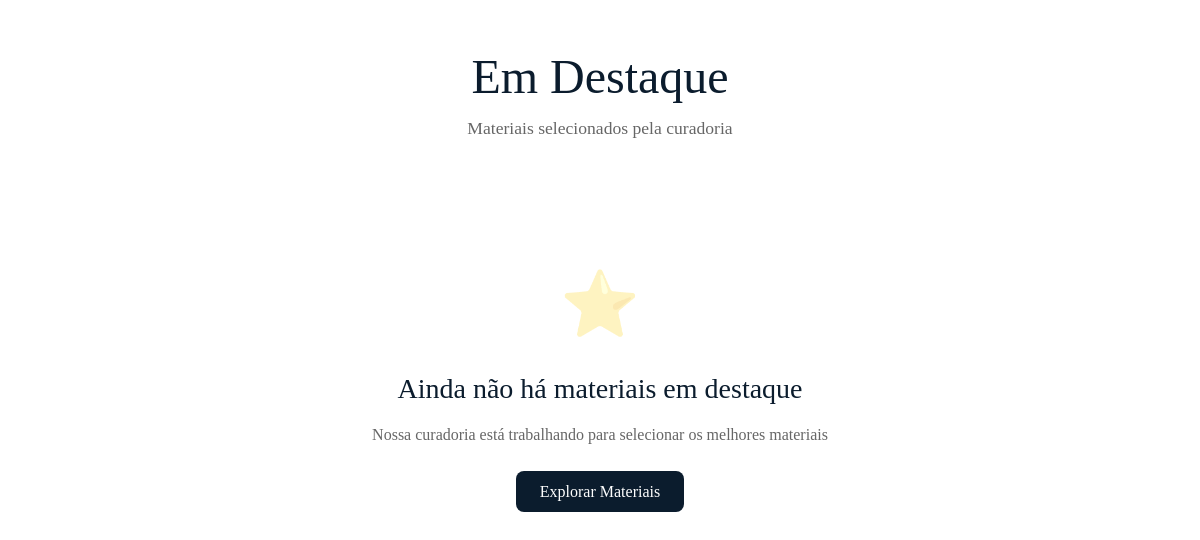
The page /destaque/ (signed in) on the database as committed earlier.
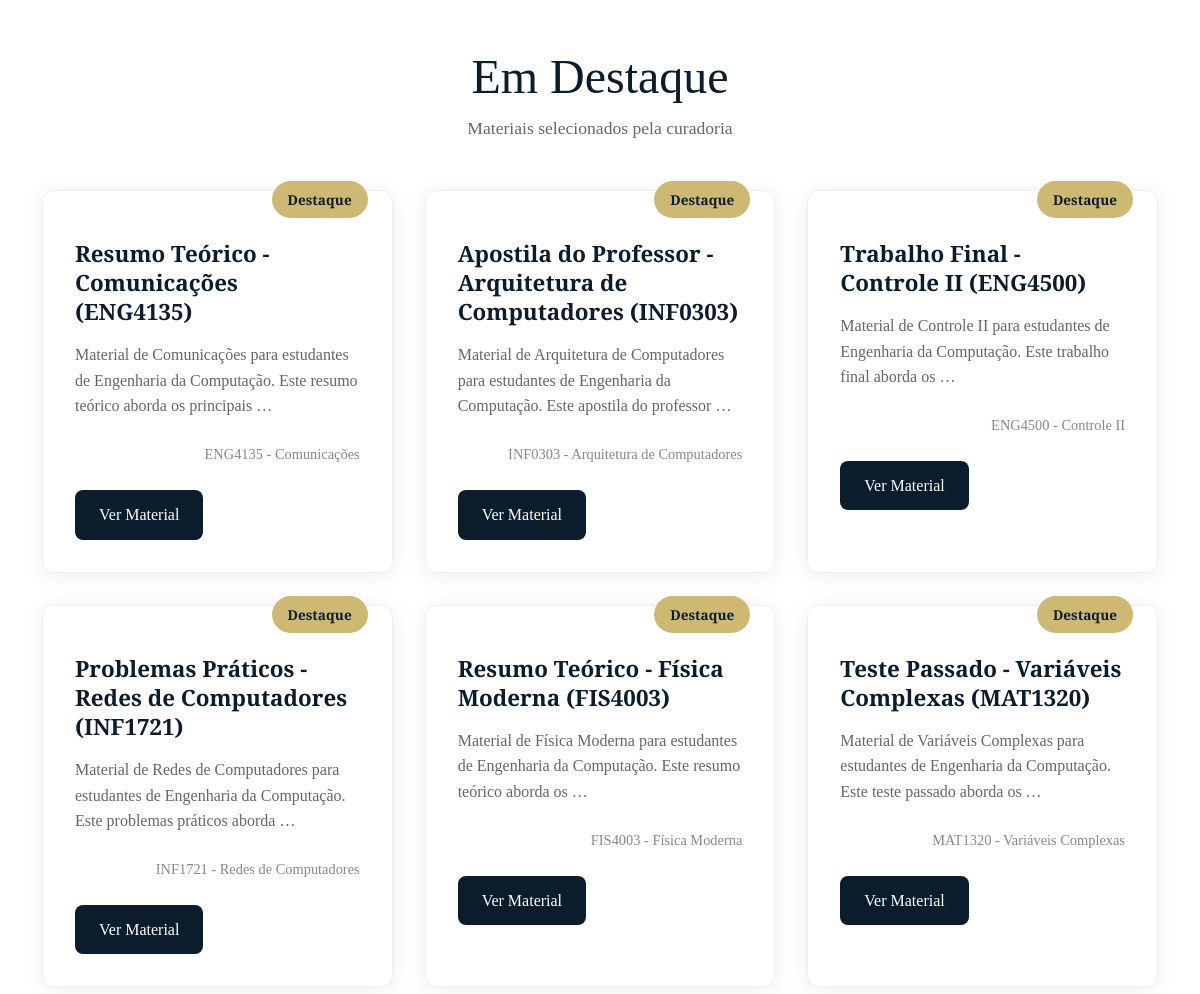
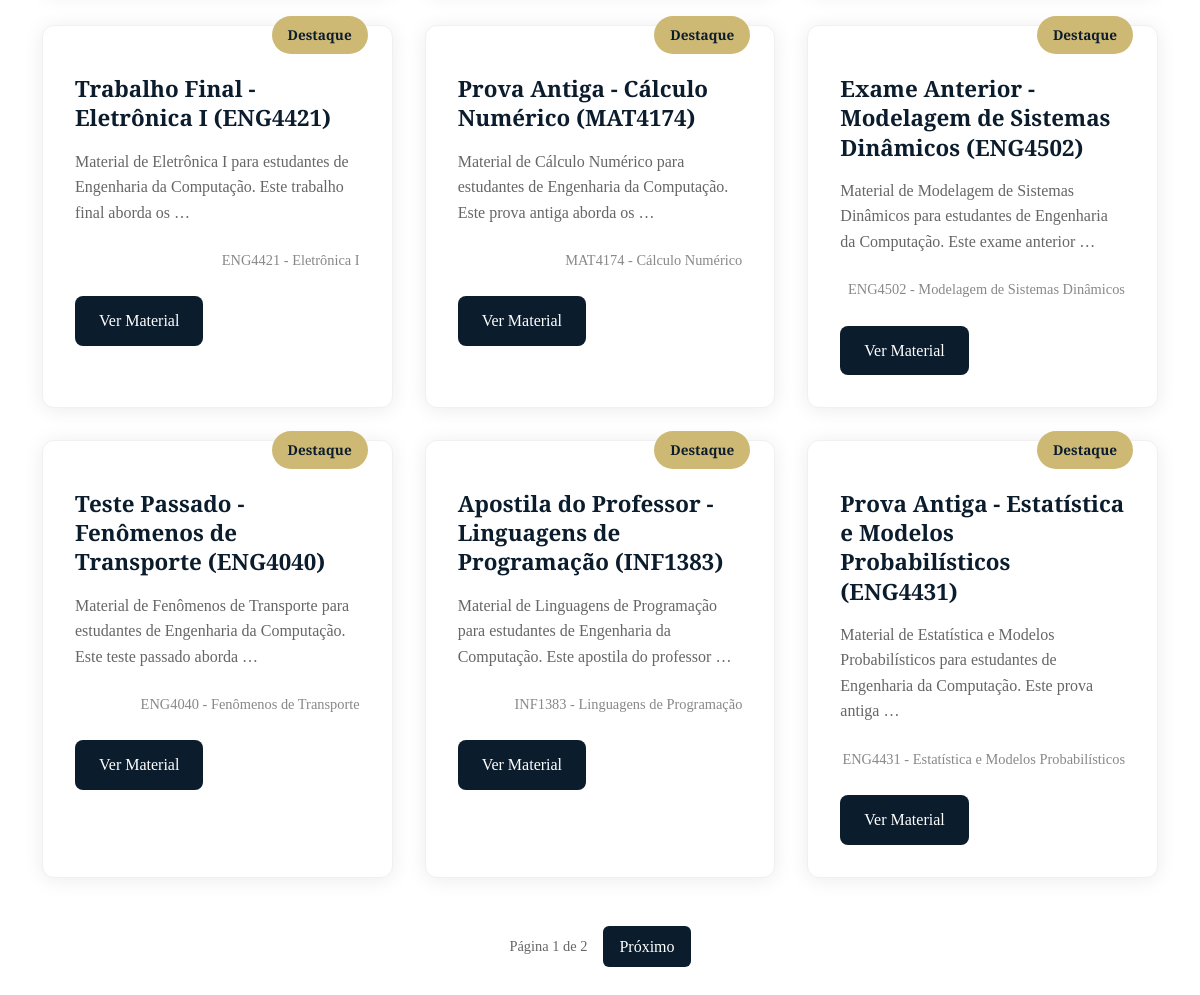
The same page on the database as committed later (2 pictures, top to bottom).
### materials/models.py (models this page shows, shortened)
class Material(models.Model):
    TIPO_CHOICES = [
        ('resumo', 'Resumo'),
        ('apostila', 'Apostila'),
        ('exercicios', 'Lista de Exercícios'),
        ('prova', 'Prova Antiga'),
        ('projeto', 'Projeto'),
        ('artigo', 'Artigo'),
        ('outros', 'Outros'),
    ]
    GRAU_CHOICES = [
        ('G1', 'G1'),
        ('G2', 'G2'),
        ('G3', 'G3'),
        ('G4', 'G4'),
    ]
    titulo = models.CharField(max_length=200, verbose_name="Título")
    descricao = models.TextField(verbose_name="Descrição")
    tipo = models.CharField(max_length=20, choices=TIPO_CHOICES, verbose_name="Tipo")
    materia = models.CharField(max_length=100, verbose_name="Matéria")
    grau = models.CharField(max_length=3, choices=GRAU_CHOICES, verbose_name="Grau", blank=True)
    arquivo = models.FileField(upload_to='materiais/', verbose_name="Arquivo")
    autor = models.ForeignKey(User, on_delete=models.CASCADE, verbose_name="Autor")
    data_upload = models.DateTimeField(auto_now_add=True, verbose_name="Data de Upload")
    downloads = models.IntegerField(default=0, verbose_name="Downloads")
    aprovacoes = models.IntegerField(default=0, verbose_name="Aprovações")
    visualizacoes = models.IntegerField(default=0, verbose_name="Visualizações")
    destaque = models.BooleanField(default=False, verbose_name="Material em Destaque")
    tags = models.CharField(max_length=500, blank=True, verbose_name="Tags (separadas por vírgula)")
    class Meta:
        verbose_name = "Material"
        verbose_name_plural = "Materiais"
        ordering = ['-data_upload']

### materials/views.py (the view)
# urls.py: path('destaque/', views.materiais_destaque, name='materiais_destaque'),
@login_required
def materiais_destaque(request):
    materiais = Material.objects.filter(destaque=True).select_related('autor').order_by('-data_upload')
    paginator = Paginator(materiais, 12)
    page_number = request.GET.get('page')
    page_obj = paginator.get_page(page_number)
    context = {
        'materiais': page_obj,
        'page_obj': page_obj,
        'titulo': 'Materiais em Destaque',
    }
    return render(request, 'materials/destaque.html', context)

### templates/materials/destaque.html (shortened to what this page needs)
{% extends 'base.html' %}
{% load crispy_forms_tags %}
{% block content %}
<div class="container">
    <div class="destaque-header text-center mb-5">
        <h1 class="destaque-title">Em Destaque</h1>
        <p class="destaque-subtitle">Materiais selecionados pela curadoria</p>
    </div>
    {% if materiais %}
        <div class="destaque-grid">
            {% for material in materiais %}
                <div class="destaque-card">
                    <div class="destaque-badge">Destaque</div>
                    <h3 class="destaque-card-title">{{ material.titulo }}</h3>
                    <p class="destaque-card-description">{{ material.descricao|truncatewords:15 }}</p>
                    <div class="destaque-card-meta">
                        <span class="destaque-subject">{{ material.materia }}</span>
                    </div>
                    <a href="{% url 'detalhe_material' material.id %}" class="destaque-card-btn">
                        Ver Material
                    </a>
                </div>
            {% endfor %}
        </div>
        {% if page_obj.has_other_pages %}
            <nav class="destaque-pagination" aria-label="Navegação de páginas">
                <span class="pagination-info">
                    Página {{ page_obj.number }} de {{ page_obj.paginator.num_pages }}
                </span>
                {% if page_obj.has_next %}
                    <a class="pagination-btn" href="?page={{ page_obj.next_page_number }}">Próximo</a>
                {% endif %}
            </nav>
        {% endif %}
    {% else %}
        <div class="destaque-empty">
            <div class="empty-icon">⭐</div>
            <h3>Ainda não há materiais em destaque</h3>
            <p>Nossa curadoria está trabalhando para selecionar os melhores materiais</p>
            <a href="{% url 'buscar_materiais' %}" class="destaque-empty-btn">
                Explorar Materiais
            </a>
        </div>
    {% endif %}
</div>
{% endblock %}

Rows that differ between the two databases and show on the page:
added Material: titulo "Resumo Teórico - Comunicações (ENG4135)", descricao "Material de Comunicações para estudantes de Engenharia da Computação. Este resumo teórico aborda os principais …", materia "ENG4135 - Comunicações"
added Material: titulo "Apostila do Professor - Arquitetura de Computadores (INF0303)", descricao "Material de Arquitetura de Computadores para estudantes de Engenharia da Computação. Este apostila do professor …", materia "INF0303 - Arquitetura de Computadores"
added Material: titulo "Trabalho Final - Controle II (ENG4500)", descricao "Material de Controle II para estudantes de Engenharia da Computação. Este trabalho final aborda os …", materia "ENG4500 - Controle II"
added Material: titulo "Problemas Práticos - Redes de Computadores (INF1721)", descricao "Material de Redes de Computadores para estudantes de Engenharia da Computação. Este problemas práticos aborda …", materia "INF1721 - Redes de Computadores"
added Material: titulo "Resumo Teórico - Física Moderna (FIS4003)", descricao "Material de Física Moderna para estudantes de Engenharia da Computação. Este resumo teórico aborda os …", materia "FIS4003 - Física Moderna"
added Material: titulo "Teste Passado - Variáveis Complexas (MAT1320)", descricao "Material de Variáveis Complexas para estudantes de Engenharia da Computação. Este teste passado aborda os …", materia "MAT1320 - Variáveis Complexas"
added Material: titulo "Trabalho Final - Eletrônica I (ENG4421)", descricao "Material de Eletrônica I para estudantes de Engenharia da Computação. Este trabalho final aborda os …", materia "ENG4421 - Eletrônica I"
added Material: titulo "Prova Antiga - Cálculo Numérico (MAT4174)", descricao "Material de Cálculo Numérico para estudantes de Engenharia da Computação. Este prova antiga aborda os …", materia "MAT4174 - Cálculo Numérico"
added Material: titulo "Exame Anterior - Modelagem de Sistemas Dinâmicos (ENG4502)", descricao "Material de Modelagem de Sistemas Dinâmicos para estudantes de Engenharia da Computação. Este exame anterior …", materia "ENG4502 - Modelagem de Sistemas Dinâmicos"
added Material: titulo "Teste Passado - Fenômenos de Transporte (ENG4040)", descricao "Material de Fenômenos de Transporte para estudantes de Engenharia da Computação. Este teste passado aborda …", materia "ENG4040 - Fenômenos de Transporte"
added Material: titulo "Apostila do Professor - Linguagens de Programação (INF1383)", descricao "Material de Linguagens de Programação para estudantes de Engenharia da Computação. Este apostila do professor …", materia "INF1383 - Linguagens de Programação"
added Material: titulo "Prova Antiga - Estatística e Modelos Probabilísticos (ENG4431)", descricao "Material de Estatística e Modelos Probabilísticos para estudantes de Engenharia da Computação. Este prova antiga …", materia "ENG4431 - Estatística e Modelos Probabilísticos"
Other text that changed with them:
{{ page_obj.number }}: (not shown) → "1"
{{ page_obj.paginator.num_pages }}: (not shown) → "2"
text no longer shown: "⭐ Ainda não há materiais em destaque Nossa curadoria está trabalhando para selecionar os melhores materiais Explorar Materiais"
text now shown: "Página de Próximo"
